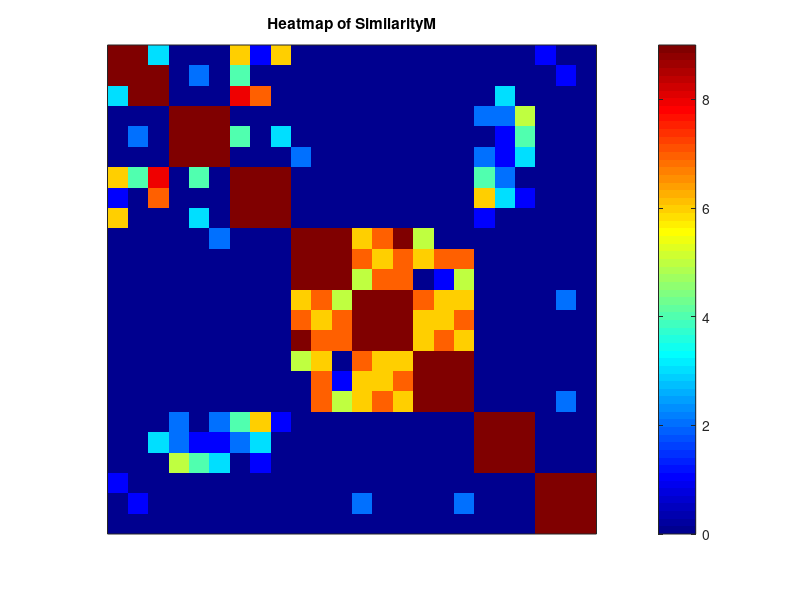
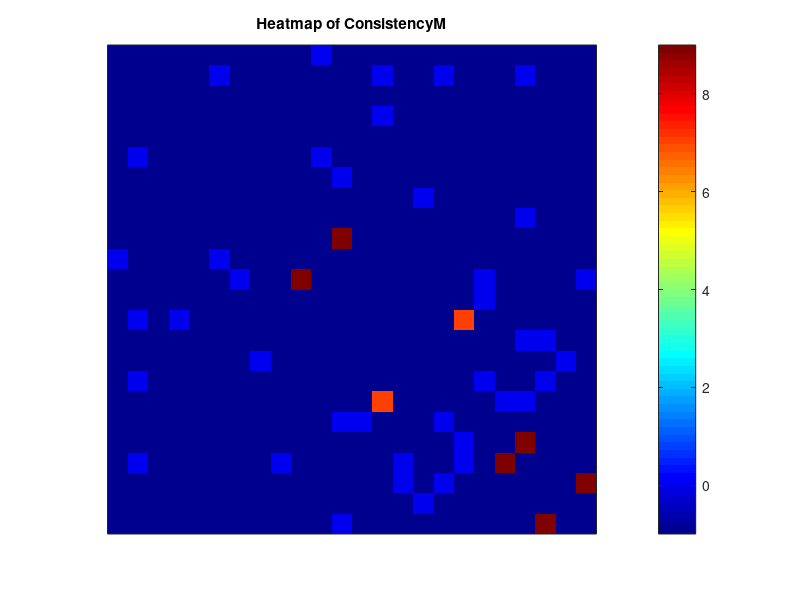
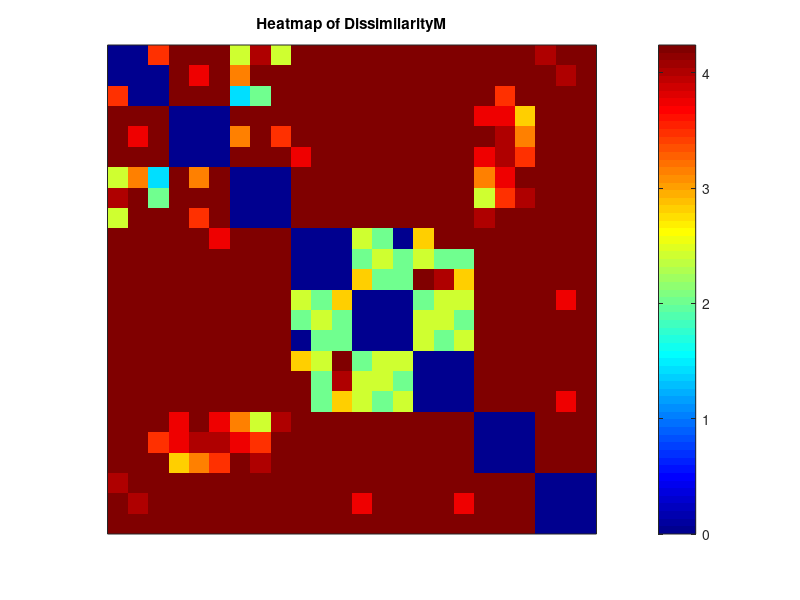
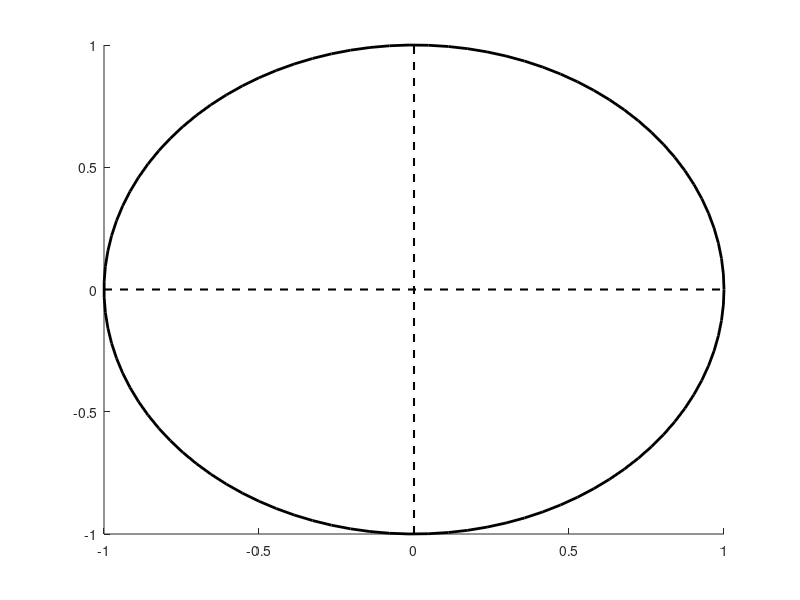

The MATLAB script that drew these images, in order: (Note: this script raises an error after producing the figures.)
% --- Define the image directory ---
img_path = 'C:\Users\jgojg\Escritorio\4to\2ndotrim\caretos\lacal lab 3\l03_emotion_analysis\group_1'; %ADD YOUR PATH TO THE IMAGES

% --- Get image names and sort them ---
images = dir(fullfile(img_path, '*.jpg'));
imageNames = {images.name}; 
imageNames = erase(imageNames, '.jpg'); 
imageNames = sort(imageNames);  % Ensure correct order

% --- Extract unique emotions and assign sub-indices (1,2,3) ---
uniqueEmotions = unique(cellfun(@(x) strtok(x, '_'), imageNames, 'UniformOutput', false));
formattedLabels = {}; 

for i = 1:length(uniqueEmotions)
    for j = 1:3  % Assuming 3 images per emotion
        formattedLabels{end+1} = sprintf('%s%d', uniqueEmotions{i}, j);
    end
end

% --- Load similarity and consistency matrices ---
data = load('emotions_analysis_v2.mat');
similarityM = data.simScores.similarityM;
consistencyM = data.simScores.consistencyM;

% --- Similarity Heatmap ---
figure;
imagesc(similarityM);
colorbar;
title('Heatmap of SimilarityM');
axis square;
colormap jet;

% Restore axis labels
xticks(1:length(formattedLabels));  
yticks(1:length(formattedLabels));  
xticklabels(formattedLabels);  
yticklabels(formattedLabels);  
xtickangle(45);  % Rotate X labels to avoid overlap

% --- Consistency Heatmap ---
% Replace inf per -1
consistencyM(isinf(consistencyM)) = -1;
figure;
imagesc(consistencyM);
colorbar;
title('Heatmap of ConsistencyM');
axis square;
colormap jet;

xticks(1:length(formattedLabels));  
yticks(1:length(formattedLabels));  
xticklabels(formattedLabels);  
yticklabels(formattedLabels);  
xtickangle(45);

% --- Compute the Dissimilarity Matrix ---
D = zeros(size(similarityM));
for i = 1:size(similarityM, 1)
    for j = 1:size(similarityM, 2)
        D(i,j) = sqrt(similarityM(i,i) - 2*similarityM(i,j) + similarityM(j,j));
    end
end

% --- Dissimilarity Heatmap ---
figure;
imagesc(D);
colorbar;
title('Heatmap of DissimilarityM');
axis square;
colormap jet;

% Restore axis labels
xticks(1:length(formattedLabels));  
yticks(1:length(formattedLabels));  
xticklabels(formattedLabels);  
yticklabels(formattedLabels);  
xtickangle(45);

% --- Multidimensional Scaling (MDS) ---
D_squared = D.^2;
n = size(D_squared, 1);
J = eye(n) - (1/n) * ones(n);  
B = -0.5 * J * D_squared * J;

% Eigenvalue decomposition
[EigVec, EigVal] = eig(B);
[EigValSorted, idx] = sort(diag(EigVal), 'descend'); 
EigVecSorted = EigVec(:, idx);  
X_2D = EigVecSorted(:, 1:2) * sqrt(diag(EigValSorted(1:2)));

% --- Normalize the 2D coordinates ---
X_2D = X_2D - mean(X_2D); % Center the data at (0,0)
X_2D = X_2D / max(abs(X_2D(:))); % Normalize within [-1,1]

% --- Convert to polar coordinates ---
[theta, rho] = cart2pol(X_2D(:,1), X_2D(:,2)); % Convert to (angle, radius)

% --- Scale radius to fit within a unit circle ---
rho = rho / max(rho) * 1; % Ensure all points stay inside the unit circle

% --- Convert back to Cartesian coordinates ---
[X_circle, Y_circle] = pol2cart(theta, rho);

% --- Define Emotion Colors ---
emotionMap = containers.Map({'angry', 'boredom', 'disgusted', 'friendly', 'happiness', 'laughter', 'sadness', 'surprised'}, ...
                            {'r', 'b', 'g', 'y', 'm', 'c', 'k', [1, 0.5, 0.5]});

% --- Extract Emotion Labels ---
emotionLabels = cell(1, length(imageNames));
for i = 1:length(imageNames)
    emotion = strtok(imageNames{i}, '_');
    emotionLabels{i} = emotion;
end

% --- Circular Plot ---
figure;
hold on;

% Draw a thicker reference circle
thetaCircle = linspace(0, 2*pi, 100);
plot(cos(thetaCircle), sin(thetaCircle), 'k', 'LineWidth', 2); % Unit circle

% Draw axes with better visibility
plot([-1 1], [0 0], 'k--', 'LineWidth', 1.5); % Horizontal axis
plot([0 0], [-1 1], 'k--', 'LineWidth', 1.5); % Vertical axis

% Create scatter objects with a better legend structure
legendHandles = [];
legendLabels = {};

for i = 1:length(X_circle)
    if isKey(emotionMap, emotionLabels{i})
        color = emotionMap(emotionLabels{i});
        
        % Add scatter only once per emotion for the legend
        if ~ismember(emotionLabels{i}, legendLabels)
            h = scatter(X_circle(i), Y_circle(i), 100, color, 'filled', 'DisplayName', emotionLabels{i});
            legendHandles = [legendHandles, h];  
            legendLabels{end+1} = emotionLabels{i};
        else
            scatter(X_circle(i), Y_circle(i), 100, color, 'filled');  
        end
    else
        scatter(X_circle(i), Y_circle(i), 100, 'k', 'filled'); % Default to black if emotion is missing
    end
end

% --- Label the quadrants (based on the Circumplex Model) ---
text(0, 1.15, 'Passive/Calm', 'FontSize', 14, 'FontWeight', 'bold', 'HorizontalAlignment', 'center');
text(0, -1.15, 'Active/Aroused', 'FontSize', 14, 'FontWeight', 'bold', 'HorizontalAlignment', 'center');
text(1.15, 0, 'Negative', 'FontSize', 14, 'FontWeight', 'bold', 'HorizontalAlignment', 'center', 'Rotation', 270);
text(-1.15, 0, 'Positive', 'FontSize', 14, 'FontWeight', 'bold', 'HorizontalAlignment', 'center', 'Rotation', 90);

% --- Add diagonal labels ---
text(0.85, 0.85, 'Low Power/Control', 'FontSize', 12, 'FontAngle', 'italic', 'FontWeight', 'bold', 'HorizontalAlignment', 'center');
text(-0.85, 0.85, 'Conducive', 'FontSize', 12, 'FontAngle', 'italic', 'FontWeight', 'bold', 'HorizontalAlignment', 'center');
text(-0.85, -0.85, 'High Power/Control', 'FontSize', 12, 'FontAngle', 'italic', 'FontWeight', 'bold', 'HorizontalAlignment', 'center');
text(0.85, -0.85, 'Obstructive', 'FontSize', 12, 'FontAngle', 'italic', 'FontWeight', 'bold', 'HorizontalAlignment', 'center');

% --- Adjust Axis Limits and Labels ---
axis equal;
xlim([-1.2 1.2]);
ylim([-1.2 1.2]);

% Add legend in a better location
legend(legendHandles, legendLabels, 'Location', 'eastoutside');

title('Circular Representation of Emotions using MDS');
xlabel('');
ylabel('');

grid on;
hold off;
